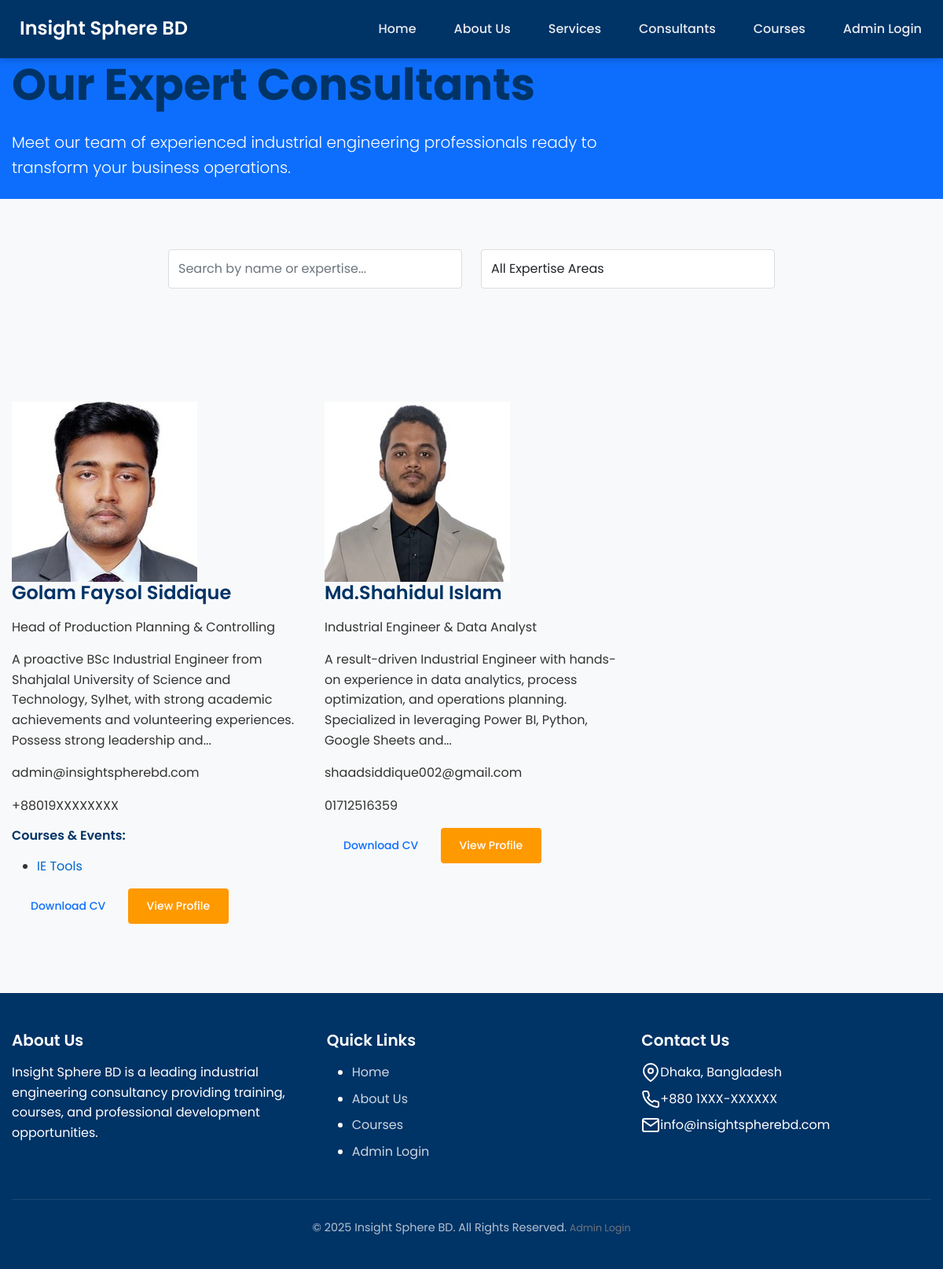
The app's page /consultants, older data.
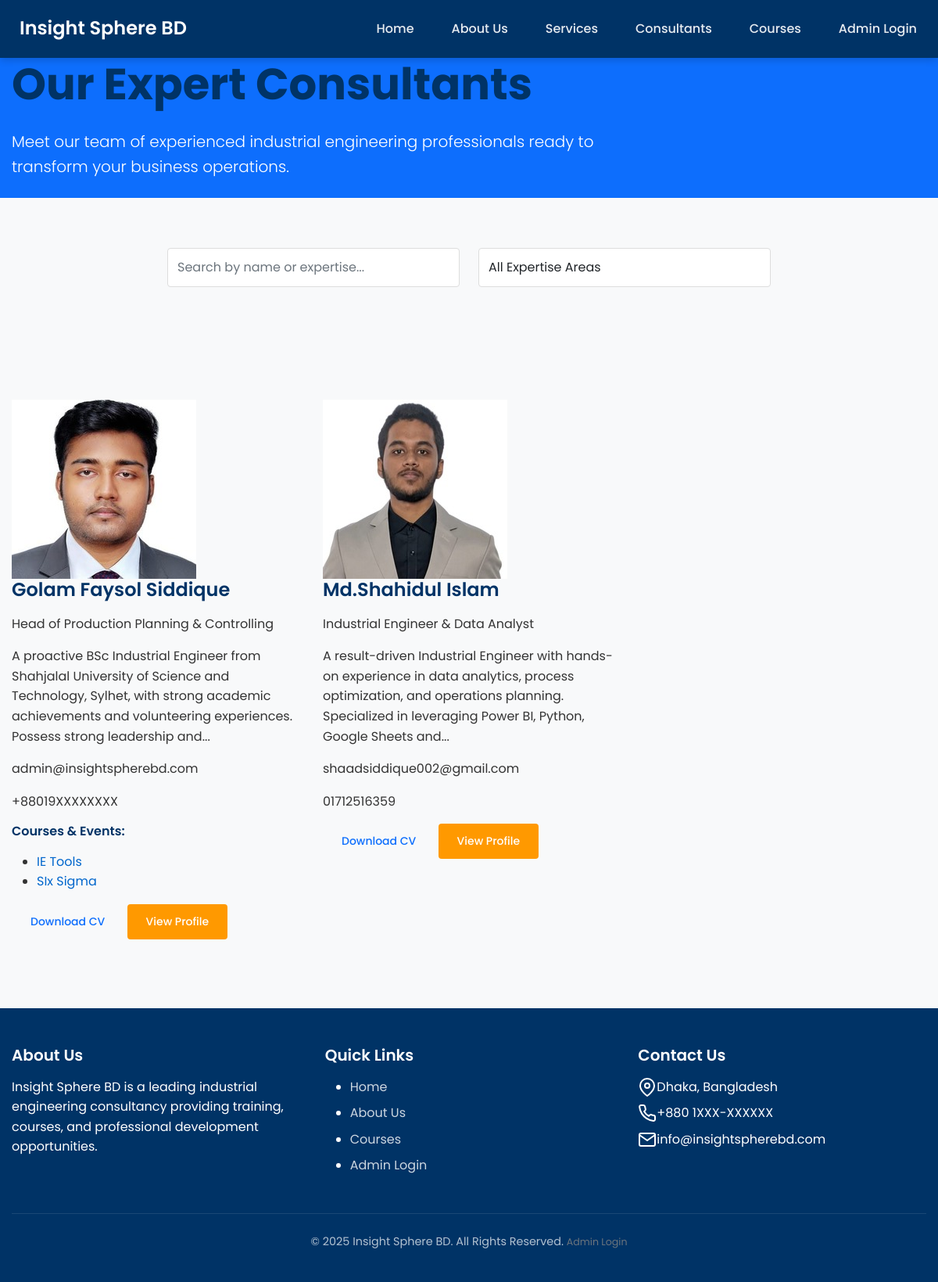
The same page, newer data.
### models.py (models this page shows, shortened)
class User(UserMixin, db.Model):
    id = db.Column(db.Integer, primary_key=True)
    username = db.Column(db.String(64), unique=True, nullable=False)
    email = db.Column(db.String(120), unique=True, nullable=False)
    password_hash = db.Column(db.String(256))
    full_name = db.Column(db.String(100))
    phone = db.Column(db.String(20))
    role = db.Column(db.String(20), default='user')  # user, admin, super_admin, consultant
    created_at = db.Column(db.DateTime, default=datetime.utcnow)
    courses = db.relationship('Course', secondary=registrations,
                             backref=db.backref('participants', lazy='dynamic'))
    payments = db.relationship('Payment', backref='user', lazy=True)
    certificates = db.relationship('Certificate', backref='user', lazy=True)
    is_consultant = db.Column(db.Boolean, default=False)
    bio = db.Column(db.Text)
    position = db.Column(db.String(100))
    photo_url = db.Column(db.String(255))
    photo_filename = db.Column(db.String(255), nullable=True)
    cv_filename = db.Column(db.String(255), nullable=True)
    @property
    def photo_path(self):
        if self.photo_filename:
            return url_for('static', filename=f'uploads/consultants/{self.photo_filename}')
        return self.photo_url or url_for('static', filename='img/default-avatar.png')
    @property
    def cv_path(self):
        if self.cv_filename:
            return url_for('static', filename=f'uploads/consultants/{self.cv_filename}')
        return None

class Course(db.Model):
    id = db.Column(db.Integer, primary_key=True)
    title = db.Column(db.String(100), nullable=False)
    description = db.Column(db.Text)
    date = db.Column(db.DateTime)
    duration = db.Column(db.String(50))  # e.g., "3 days", "2 weeks"
    fee = db.Column(db.Float, default=0.0)
    capacity = db.Column(db.Integer)
    location = db.Column(db.String(100))
    is_online = db.Column(db.Boolean, default=True)
    session_link = db.Column(db.String(255))  # Zoom, Google Meet, etc.
    is_published = db.Column(db.Boolean, default=False)
    created_at = db.Column(db.DateTime, default=datetime.utcnow)
    registration_open = db.Column(db.Boolean, default=True)
    payment_methods = db.Column(db.String(255), default='stripe,sslcommerz,manual')  # Comma-separated list of payment methods
    allow_bkash = db.Column(db.Boolean, default=True)  # via SSLCommerz
    allow_nagad = db.Column(db.Boolean, default=True)  # via SSLCommerz
    allow_rocket = db.Column(db.Boolean, default=True)  # via SSLCommerz
    allow_cards = db.Column(db.Boolean, default=True)  # via Stripe or SSLCommerz
    creator_id = db.Column(db.Integer, db.ForeignKey('user.id'))
    creator = db.relationship('User', foreign_keys=[creator_id])
    videos = db.relationship('CourseVideo', backref='course', lazy=True)
    materials = db.relationship('CourseMaterial', backref='course', lazy=True)

### routes/public.py (the view)
@public_bp.route('/consultants')
def consultants():
    consultants = User.query.filter_by(is_consultant=True).all()
    courses = Course.query.filter_by(is_published=True).all()
    return render_template('consultants.html',
                         title='Our Consultants',
                         consultants=consultants,
                         courses=courses)

### app.py (called while the page is built)
@app.context_processor
def inject_config():
    from datetime import datetime
    return {'config': app.config, 'now': datetime.utcnow()}

### templates/consultants.html (shortened to what this page needs)
{% extends "layout.html" %}
{% block content %}
<section class="hero-section bg-primary text-white">
    <div class="container">
        <div class="row align-items-center">
            <div class="col-lg-8">
                <h1 class="display-4 fw-bold mb-4">Our Expert Consultants</h1>
                <p class="lead mb-4">Meet our team of experienced industrial engineering professionals ready to transform your business operations.</p>
            </div>
        </div>
    </div>
</section>
<section class="section bg-light">
    <div class="container">
        <div class="row justify-content-center">
            <div class="col-lg-8">
                <div class="search-filter-box">
                    <div class="row">
                        <div class="col-md-6 mb-3">
                            <input type="text" class="form-control" id="consultantSearch" placeholder="Search by name or expertise...">
                        </div>
                        <div class="col-md-6 mb-3">
                            <select class="form-control" id="expertiseFilter">
                                <option value="">All Expertise Areas</option>
                            </select>
                        </div>
                    </div>
                </div>
            </div>
        </div>
    </div>
</section>
<section class="section">
    <div class="container">
        <div class="row" id="consultantsGrid">
            {% if consultants %}
                {% for consultant in consultants %}
                    <div class="col-lg-4 col-md-6 mb-4 consultant-card" data-name="{{ consultant.full_name|lower }}" data-expertise="{{ consultant.bio|lower }}">
                        <div class="consultant-portfolio h-100">
                            <div class="consultant-header">
                                <div class="consultant-photo">
                                    <img src="{{ consultant.photo_path }}" alt="{{ consultant.full_name }}" class="consultant-img">
                                </div>
                                <div class="consultant-basic-info">
                                    <h4 class="consultant-name">{{ consultant.full_name }}</h4>
                                    <p class="consultant-title">{{ consultant.position }}</p>
                                </div>
                            </div>
                            <div class="consultant-body">
                                <div class="consultant-bio">
                                    {{ consultant.bio|truncate(200)|safe }}
                                </div>
                                <div class="consultant-contact">
                                    <p> {{ consultant.email }}</p>
                                    {% if consultant.phone %}
                                        <p> {{ consultant.phone }}</p>
                                    {% endif %}
                                </div>
                                {% set consultant_courses = courses|selectattr('creator_id', 'equalto', consultant.id)|list %}
                                {% if consultant_courses %}
                                    <div class="consultant-courses">
                                        <h6>Courses & Events:</h6>
                                        <ul class="course-list">
                                            {% for course in consultant_courses[:3] %}
                                                <li><a href="{{ url_for('public.course_detail', course_id=course.id) }}">{{ course.title }}</a></li>
                                            {% endfor %}
                                        </ul>
                                    </div>
                                {% endif %}
                                <div class="consultant-actions">
                                    {% if consultant.cv_path %}
                                        <a href="{{ consultant.cv_path }}" class="btn btn-outline-primary btn-sm" target="_blank">
                                             Download CV
                                        </a>
                                    {% endif %}
                                    <button class="btn btn-primary btn-sm" data-bs-toggle="modal" data-bs-target="#consultantModal{{ consultant.id }}">
                                        View Profile
                                    </button>
                                </div>
                            </div>
                        </div>
                    </div>
                {% endfor %}
            {% endif %}
        </div>
    </div>
</section>
{% endblock %}

### templates/layout.html (shortened to what this page needs)
<!DOCTYPE html>
<html lang="en">
<head>
    <link rel="stylesheet" href="https://cdn.jsdelivr.net/npm/bootstrap@5.2.3/dist/css/bootstrap.min.css">
    <link rel="stylesheet" href="https://cdn.jsdelivr.net/npm/feather-icons/dist/feather.min.css">
    <link rel="stylesheet" href="{{ url_for('static', filename='css/main.css') }}">
</head>
<body>
    <header class="site-header">
        <div class="container">
            <div class="site-logo">
                <h1><a href="{{ url_for('public.index') }}">Insight Sphere BD</a></h1>
            </div>
            <nav class="main-nav">
                <ul>
                    <li><a href="{{ url_for('public.index') }}">Home</a></li>
                    <li><a href="{{ url_for('public.about') }}">About Us</a></li>
                    <li><a href="{{ url_for('public.services') }}">Services</a></li>
                    <li><a href="{{ url_for('public.consultants') }}">Consultants</a></li>
                    <li><a href="{{ url_for('public.courses') }}">Courses</a></li>
                    {% if current_user.is_authenticated %}
                        {% if current_user.is_admin() %}
                            <li><a href="{{ url_for('admin.dashboard') }}">Admin Panel</a></li>
                        {% else %}
                            <li><a href="{{ url_for('user.dashboard') }}">My Dashboard</a></li>
                        {% endif %}
                        <li><a href="{{ url_for('auth.logout') }}">Logout</a></li>
                    {% else %}
                        <li><a href="{{ url_for('auth.admin_login') }}">Admin Login</a></li>
                    {% endif %}
                </ul>
            </nav>
        </div>
    </header>
    <main>
        {% block content %}{% endblock %}
    </main>
    <footer class="site-footer">
        <div class="container">
            <div class="footer-grid">
                <div class="footer-about">
                    <h3 class="footer-title">About Us</h3>
                    <p>Insight Sphere BD is a leading industrial engineering consultancy providing training, courses, and professional development opportunities.</p>
                </div>
                <div class="footer-links">
                    <h3 class="footer-title">Quick Links</h3>
                    <ul>
                        <li><a href="{{ url_for('public.index') }}">Home</a></li>
                        <li><a href="{{ url_for('public.about') }}">About Us</a></li>
                        <li><a href="{{ url_for('public.courses') }}">Courses</a></li>
                        {% if current_user.is_authenticated %}
                            <li><a href="{{ url_for('user.dashboard') }}">My Dashboard</a></li>
                        {% else %}
                            <li><a href="{{ url_for('auth.admin_login') }}">Admin Login</a></li>
                        {% endif %}
                    </ul>
                </div>
                <div class="footer-contact">
                    <h3 class="footer-title">Contact Us</h3>
                    <p><i data-feather="map-pin"></i> Dhaka, Bangladesh</p>
                    <p><i data-feather="phone"></i> +880 1XXX-XXXXXX</p>
                    <p><i data-feather="mail"></i> info@insightspherebd.com</p>
                </div>
            </div>
            <div class="footer-bottom">
                <p>&copy; {{ now.year }} Insight Sphere BD. All Rights Reserved. {% if not current_user.is_authenticated %}<a href="{{ url_for('auth.admin_login') }}" class="text-muted small">Admin Login</a>{% endif %}</p>
            </div>
        </div>
    </footer>
</body>
</html>

### static/css/main.css (style rules this page uses)
:root { --primary-color: #0066cc; --secondary-color: #003366; --accent-color: #ff9900; --text-color: #333333; --light-color: #f8f9fa; --light-gray: #f0f0f0; --medium-gray: #dddddd; --dark-gray: #666666; --font-family: 'Poppins', 'Roboto', sans-serif; }
body { font-family: var(--font-family); color: var(--text-color); line-height: 1.6; margin: 0; padding: 0; background-color: var(--light-color); }
a { color: var(--primary-color); text-decoration: none; }
h1, h2, h3, h4, h5, h6 { font-weight: 600; margin-top: 0; margin-bottom: 1rem; color: var(--secondary-color); }
.container { max-width: 1200px; margin: 0 auto; padding: 0 15px; }
.site-header { background-color: var(--secondary-color); box-shadow: 0 2px 10px rgba(0, 0, 0, 0.2); padding: 1rem 0; position: sticky; top: 0; z-index: 1000; }
.site-header .container { display: flex; justify-content: space-between; align-items: center; }
.site-logo { display: flex; align-items: center; }
.site-logo h1 { margin: 0; font-size: 1.5rem; margin-left: 10px; color: white; }
.site-logo a { color: white; text-decoration: none; }
.main-nav ul { display: flex; list-style: none; margin: 0; padding: 0; }
.main-nav li { margin-left: 1.5rem; }
.main-nav a { display: block; padding: 0.5rem 0.75rem; font-weight: 500; color: rgba(255, 255, 255, 0.9); border-radius: 4px; transition: all 0.2s ease; }
.btn { display: inline-block; font-weight: 500; padding: 0.75rem 1.5rem; border-radius: 4px; border: none; cursor: pointer; transition: all 0.2s ease; text-align: center; }
.btn-primary { background-color: var(--accent-color); color: white; }
.section { padding: 4rem 0; }
.site-footer { background-color: var(--secondary-color); color: white; padding: 3rem 0 1.5rem; }
.footer-grid { display: grid; grid-template-columns: repeat(auto-fit, minmax(250px, 1fr)); gap: 2rem; margin-bottom: 2rem; }
.footer-title { font-size: 1.25rem; margin-bottom: 1rem; color: white; }
.footer-links { list-style: none; padding: 0; margin: 0; }
.footer-links li { margin-bottom: 0.5rem; }
.footer-links a { color: rgba(255, 255, 255, 0.8); }
.footer-contact p { margin-bottom: 0.5rem; display: flex; align-items: center; }
.footer-bottom { text-align: center; padding-top: 1.5rem; border-top: 1px solid rgba(255, 255, 255, 0.1); font-size: 0.9rem; color: rgba(255, 255, 255, 0.7); }
.form-control { display: block; width: 100%; padding: 0.75rem; font-size: 1rem; border: 1px solid var(--medium-gray); border-radius: 4px; background-color: white; }

Row changes from the older to the newer data that the page shows:
added Course: title "SIx Sigma", shown under User "Golam Faysol Siddique"
